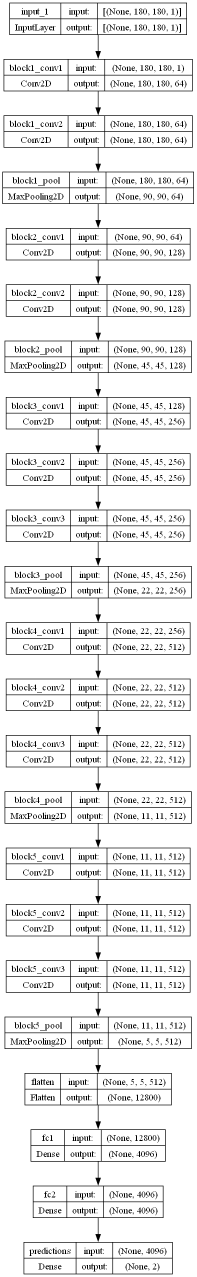
#> input picture model_1.png, 393 x 2554 px (shown at 1/2 size)
$ python -i image_manipulator.py   (imports and definitions only)   (older library calls are emulated)
#> lines starting #> are read from the running program, lines starting #| are printed output that depends on the picture; after the words box and inside, x2 and y2 are one past the last pixel; in counts of white or black regions, pixels touching at a corner belong together
#> further down, picture is the input picture: shape (2554, 393, 3); min 0, max 255, mean 233.9
import numpy as np
import cv2
import skimage.segmentation
from skimage import img_as_ubyte, exposure

def view_image(_im):
    cv2.imshow("view", _im)
    cv2.waitKey(0)

# [21 lines left out: functions view_images, felzenszwalb, drawMask, not called in this run]


def heatmap(_image):

    return cv2.applyColorMap(_image, cv2.COLORMAP_RAINBOW)

def edges(_image, _lower, _upper):
    img = cv2.Canny(_image, _lower, _upper, L2gradient = True )
    return img

# [26 lines left out: functions sobel, view_images_matrix, vconcat_resize_min, not called in this run]

def get_images_matrix(_im_list):

    return vconcat_resize_min(_im_list)


# [48 lines left out: functions dilate, bw_mask, threshold, not called in this run]

def blur(_im):

    if len(_im.shape) == 3:
        gray = cv2.cvtColor(_im, cv2.COLOR_BGR2GRAY)
    else:
        gray = _im

    # create mask
    thresh = cv2.threshold(gray, 247, 255, cv2.THRESH_BINARY)[1]
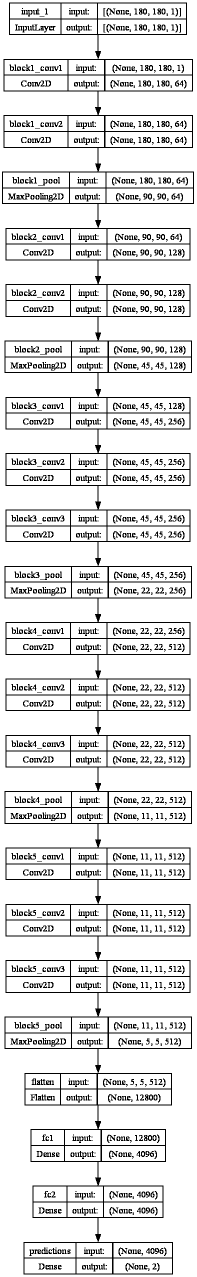
#> thresh: shape (2554, 393) (shown at 1/2 size); 87.6% white; black in thin lines or dots

    # dilate mask
    kernel = cv2.getStructuringElement(cv2.MORPH_RECT, (3, 3))
    mask = cv2.morphologyEx(thresh, cv2.MORPH_DILATE, kernel)
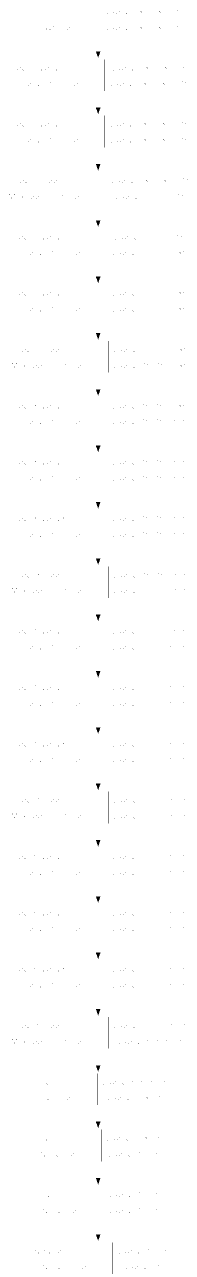
#> mask: shape (2554, 393) (shown at 1/2 size); 99.7% white; 727 black regions (696 under 20 px), largest, box (x1, y1, x2, y2) and area: (209, 231, 210, 295) 64, (216, 1583, 217, 1647) 64, (202, 2259, 203, 2323) 64

    blur = cv2.blur(_im,(5,5),0)
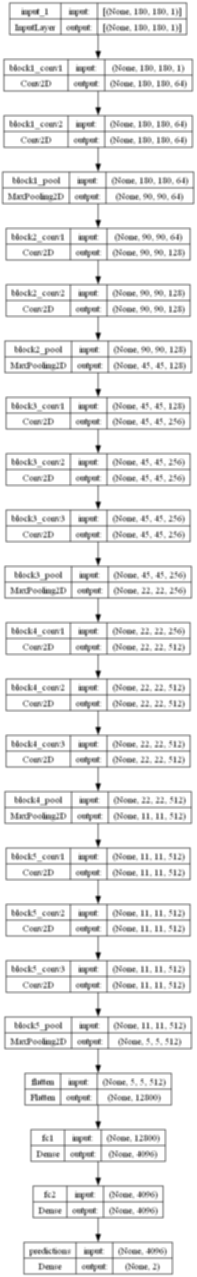
#> blur: shape (2554, 393, 3) (shown at 1/2 size); min 0, max 255, mean 234
    res = _im.copy()
    res[mask>0] = blur[mask>0]

    #res = cv2.cvtColor(res, cv2.COLOR_BGR2GRAY)
    return res

# [41 lines left out: function blur_manual, not called in this run]

>>> import cv2
>>> picture = cv2.imread('../model_1.png')
>>> result = blur(picture)
